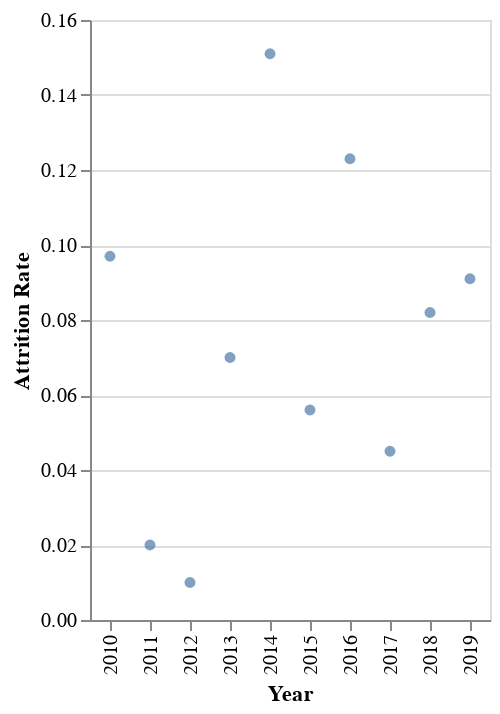

The cell this chart's notebook holds for it:
### Code cell
alt.Chart(table).mark_point(filled = True).encode(
    x = alt.X('Year:O'),
    y = alt.Y('Attrition Rate')
    )

### Figure 1 — Vega-Lite specification as saved in the notebook (floating-point values rounded to 4 significant figures)
{"config": {"view": {"continuousWidth": 300, "continuousHeight": 300}}, "data": {"name": "data-0a7ed12b3693b0f6b7061ff4e2683f48"}, "mark": {"type": "point", "filled": true}, "encoding": {"x": {"field": "Year", "type": "ordinal"}, "y": {"field": "Attrition Rate", "type": "quantitative"}}, "$schema": "https://vega.github.io/schema/vega-lite/v5.15.1.json", "datasets": {"data-0a7ed12b3693b0f6b7061ff4e2683f48": [{"Year": 2019, "Attrition Rate": 0.091}, {"Year": 2018, "Attrition Rate": 0.082}, {"Year": 2017, "Attrition Rate": 0.045}, {"Year": 2016, "Attrition Rate": 0.123}, {"Year": 2015, "Attrition Rate": 0.056}, {"Year": 2014, "Attrition Rate": 0.151}, {"Year": 2013, "Attrition Rate": 0.07}, {"Year": 2012, "Attrition Rate": 0.01}, {"Year": 2011, "Attrition Rate": 0.02}, {"Year": 2010, "Attrition Rate": 0.097}]}}
